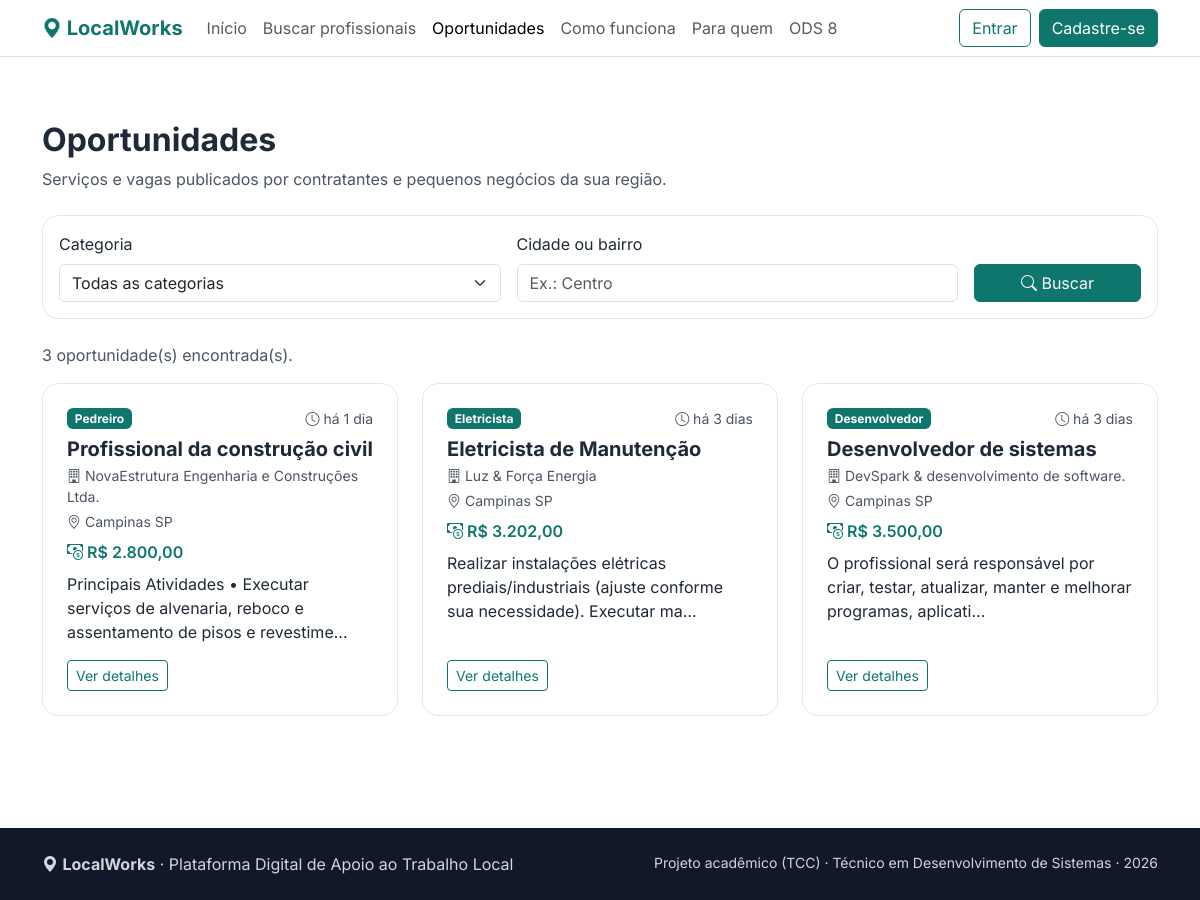
/oportunidades.php, run on the app's committed database.
### tables this page shows
CREATE TABLE `oportunidade` (
  `id_oportunidade` int(10) UNSIGNED NOT NULL,
  `titulo` varchar(100) NOT NULL,
  `descricao` text DEFAULT NULL,
  `localizacao` varchar(100) DEFAULT NULL,
  `valor_proposto` decimal(10,2) DEFAULT NULL,
  `publicada` tinyint(1) NOT NULL DEFAULT 1,
  `data_publicacao` datetime NOT NULL DEFAULT current_timestamp(),
  `id_contratante` int(10) UNSIGNED NOT NULL,
  `id_categoria` int(10) UNSIGNED NOT NULL
);

CREATE TABLE `categoria` (
  `id_categoria` int(10) UNSIGNED NOT NULL,
  `nome` varchar(100) NOT NULL,
  `descricao` text DEFAULT NULL,
  `aprovada` tinyint(1) NOT NULL DEFAULT 0
);

CREATE TABLE `contratante` (
  `id_contratante` int(10) UNSIGNED NOT NULL,
  `cnpj` varchar(18) DEFAULT NULL,
  `empresa` varchar(100) DEFAULT NULL
);

### includes/iniciar.php (called while the page is built, shortened)
<?php
require_once __DIR__ . '/../src/Conexao.php';
require_once __DIR__ . '/../src/Oportunidades.php';
function e(mixed $texto): string
{
    return htmlspecialchars((string) $texto, ENT_QUOTES, 'UTF-8');
}
function formatarValor(mixed $valor): string
{
    return 'R$ ' . number_format((float) $valor, 2, ',', '.');
}
function tempoDecorrido(?string $data): string
{
    try {
        $agora = new DateTimeImmutable('now');
        $inicio = new DateTimeImmutable($data);
    } catch (Throwable $ex) {
        return '';
    }
    $seg = $agora->getTimestamp() - $inicio->getTimestamp();
    $dias = intdiv($seg, 86400);
    if ($dias < 30) {
        return 'há ' . $dias . ($dias === 1 ? ' dia' : ' dias');
    }
    return 'em ' . $inicio->format('d/m/Y');
}

### src/Conexao.php (called while the page is built, shortened)
<?php
final class Conexao
{
    private static ?PDO $pdo = null;
    public static function obter(): PDO
    {
        if (self::$pdo instanceof PDO) {
            return self::$pdo;
        }
        $host = '127.0.0.1';
        $porta = '3306';
        $banco = 'LocalWorks_DB';
        $usuario = 'root';
        $senha = '';
        $dsn = "mysql:host={$host};port={$porta};dbname={$banco};charset=utf8mb4";
        self::$pdo = new PDO($dsn, $usuario, $senha, [
            PDO::ATTR_ERRMODE => PDO::ERRMODE_EXCEPTION,
            PDO::ATTR_DEFAULT_FETCH_MODE => PDO::FETCH_ASSOC,
            PDO::ATTR_EMULATE_PREPARES => false,
        ]);
        return self::$pdo;
    }
}

### src/Oportunidades.php (called while the page is built, shortened)
<?php
require_once __DIR__ . '/Conexao.php';
final class Oportunidades
{
    public static function buscar(int $idCategoria, string $local): array
    {
        $sql = '
            SELECT
                o.id_oportunidade,
                o.titulo,
                o.descricao,
                o.localizacao,
                o.valor_proposto,
                o.data_publicacao,
                c.nome AS categoria,
                ct.empresa
            FROM oportunidade o
            INNER JOIN categoria c
                ON c.id_categoria = o.id_categoria
            INNER JOIN contratante ct
                ON ct.id_contratante = o.id_contratante
            WHERE o.publicada = 1
        ';
        $params = [];
        $sql .= ' ORDER BY o.id_oportunidade DESC LIMIT 50';
        $stmt = Conexao::obter()->prepare($sql);
        $stmt->execute($params);
        return $stmt->fetchAll();
    }
}

### public/oportunidades.php (the view, shortened to what this page needs)
<?php
require_once __DIR__ . '/../includes/iniciar.php';
$idCategoria = (int) ($_GET['categoria'] ?? 0);
$local = trim((string) ($_GET['local'] ?? ''));
$erro = '';
try {
    $oportunidades = Oportunidades::buscar($idCategoria, $local);
} catch (Throwable $ex) {
    error_log('oportunidades.php: ' . $ex->getMessage());
    $erro = 'Não foi possível carregar as oportunidades agora.';
}
require_once __DIR__ . '/../includes/cabecalho.php';
?>
<section class="secao">
    <div class="container">
        <h1 class="h2 fw-bold mb-2">Oportunidades</h1>
        <p class="text-secondary mb-4">
            Serviços e vagas publicados por contratantes e pequenos negócios da sua região.
        </p>
        <form method="get" action="oportunidades.php" class="cartao p-3 mb-4">
            <div class="row g-3 align-items-end">
                <div class="col-md-5">
                    <label class="form-label" for="categoria">Categoria</label>
                    <select class="form-select" id="categoria" name="categoria">
                        <option value="0">Todas as categorias</option>
                    </select>
                </div>
                <div class="col-md-5">
                    <label class="form-label" for="local">Cidade ou bairro</label>
                    <input class="form-control" id="local" name="local" value="<?= e($local) ?>" placeholder="Ex.: Centro">
                </div>
                <div class="col-md-2">
                    <button class="btn btn-primary w-100" type="submit">
                        <i class="bi bi-search"></i> Buscar
                    </button>
                </div>
            </div>
        </form>
        <?php if ($erro): ?>
            <div class="alert alert-danger" role="alert"><?= e($erro) ?></div>
        <?php elseif (!$oportunidades): ?>
            <p class="text-secondary">Nenhuma oportunidade encontrada com esses filtros.</p>
        <?php else: ?>
            <p class="text-secondary">
                <?= count($oportunidades) ?> oportunidade(s) encontrada(s).
            </p>
            <div class="row g-4">
                <?php
                $hTag = 'h2';
                foreach ($oportunidades as $o) {
                    include __DIR__ . '/../includes/cartao_proposta.php';
                }
                ?>
            </div>
        <?php endif; ?>
    </div>
</section>
<?php require_once __DIR__ . '/../includes/rodape.php'; ?>

### includes/cartao_proposta.php
<?php
$hTag = $hTag ?? 'h3';
?>
<div class="col-md-6 col-lg-4">
    <div class="cartao bg-white h-100 p-4 d-flex flex-column">
        <div class="d-flex justify-content-between align-items-start gap-2 mb-2">
            <span class="badge text-bg-primary"><?= e($o['categoria']) ?></span>
            <span class="small text-secondary text-nowrap">
                <i class="bi bi-clock"></i>
                <?= e(tempoDecorrido($o['data_publicacao'] ?? null)) ?>
            </span>
        </div>
        <<?= $hTag ?> class="h5 fw-bold mb-1"><?= e($o['titulo']) ?></<?= $hTag ?>>
        <p class="small text-secondary mb-1">
            <i class="bi bi-building"></i> <?= e($o['empresa'] ?: 'Contratante') ?>
        </p>
        <p class="small text-secondary mb-2">
            <i class="bi bi-geo-alt"></i> <?= e($o['localizacao'] ?: 'Local não informado') ?>
        </p>
        <p class="fw-semibold text-primary mb-2">
            <i class="bi bi-cash-coin"></i> <?= e(formatarValor($o['valor_proposto'] ?? null)) ?>
        </p>
        <p class="mb-3">
            <?= e(mb_strimwidth((string) $o['descricao'], 0, 100, '…')) ?>
        </p>
        <a class="btn btn-outline-primary btn-sm mt-auto align-self-start"
           href="oportunidade_detalhe.php?id=<?= (int) $o['id_oportunidade'] ?>">
            Ver detalhes
        </a>
    </div>
</div>

### public/assets/css/estilo.css (style rules this page uses)
:root { --lw-primaria: #0f766e; --lw-primaria-escura: #0b5f59; --lw-destaque: #f59e0b; --bs-primary: #0f766e; --bs-primary-rgb: 15, 118, 110; --bs-link-color: #0f766e; --bs-link-hover-color: #0b5f59; --bs-font-sans-serif: 'Inter', system-ui, -apple-system, 'Segoe UI', sans-serif; }
body { color: #1f2937; }
.btn-primary { --bs-btn-bg: var(--lw-primaria); --bs-btn-border-color: var(--lw-primaria); --bs-btn-hover-bg: var(--lw-primaria-escura); --bs-btn-hover-border-color: var(--lw-primaria-escura); --bs-btn-active-bg: var(--lw-primaria-escura); --bs-btn-active-border-color: var(--lw-primaria-escura); }
.btn-outline-primary { --bs-btn-color: var(--lw-primaria); --bs-btn-border-color: var(--lw-primaria); --bs-btn-hover-bg: var(--lw-primaria); --bs-btn-hover-border-color: var(--lw-primaria); --bs-btn-active-bg: var(--lw-primaria); --bs-btn-active-border-color: var(--lw-primaria); }
.secao { padding: 4rem 0; }
.cartao { border: 1px solid #e5e7eb; border-radius: 1rem; transition: transform 0.15s, box-shadow 0.15s; }
.text-secondary { color: #4b5563 !important; }

### data on the page
oportunidade: id_categoria.nome "Pedreiro", data_publicacao "há 1 dia", titulo "Profissional da construção civil", id_contratante.empresa "NovaEstrutura Engenharia e Construções Ltda.", localizacao "Campinas SP", valor_proposto "R$ 2.800,00", descricao "Principais Atividades • Executar serviços de alvenaria, reboco e assentamento de pisos e revestime…"
oportunidade: id_categoria.nome "Eletricista", data_publicacao "há 3 dias", titulo "Eletricista de Manutenção", id_contratante.empresa "Luz & Força Energia", localizacao "Campinas SP", valor_proposto "R$ 3.202,00", descricao "Realizar instalações elétricas prediais/industriais (ajuste conforme sua necessidade). Executar ma…"
oportunidade: id_categoria.nome "Desenvolvedor", data_publicacao "há 3 dias", titulo "Desenvolvedor de sistemas", id_contratante.empresa "DevSpark & desenvolvimento de software.", localizacao "Campinas SP", valor_proposto "R$ 3.500,00", descricao "O profissional será responsável por criar, testar, atualizar, manter e melhorar programas, aplicati…"

### other printed values
count($oportunidades) "3"
